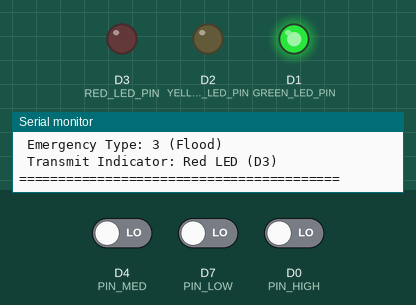
A sketch run on a simulated ESP8266 (NodeMCU). Parts: output pins drawn as LEDs (lit = HIGH), the last lines printed to the serial monitor. Dashed ring = blinking. The test bench sets the inputs (shaded band); at power-on: D0 (PIN_HIGH) LOW, D4 (PIN_MED) LOW, D7 (PIN_LOW) LOW.

Above: at 1.4 s.
1.5 s: D0 (PIN_HIGH) driven HIGH
5.7 s: D4 (PIN_MED) driven HIGH
9.2 s: D7 (PIN_LOW) driven HIGH
At 14.39 s:
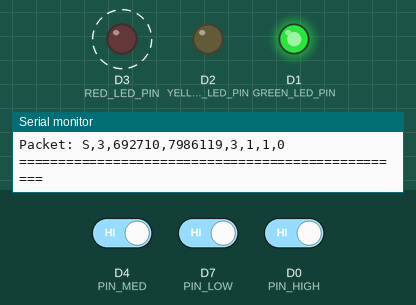
15.5 s: D0 (PIN_HIGH) driven LOW
Timing chart, 0 to 20.0 s (numbered marks = the images above; inputs shaded):
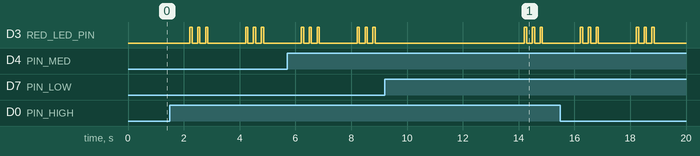

The sketch:

sensor.ino
```cpp
#include <LoRa.h>
#include <SoftwareSerial.h>

SoftwareSerial LoRa_rf(D5, D6);

// Status LEDs matching Ad-Hoc Node A2
#define GREEN_LED_PIN D1
#define YELLOW_LED_PIN D2
#define RED_LED_PIN D3


const int PIN_LOW  = D7;  // Transistor Q1 Collector (LOW water level ~25%)
const int PIN_MED  = D4;  // Transistor Q2 Collector (MED water level ~50%)
const int PIN_HIGH = D0;  // Transistor Q3 Collector (HIGH water level ~100%)


const int SENSOR_NODE_ID = 3; // Node ID within valid range [1..9]


const int32_t LAT_E5 = 692710;
const int32_t LON_E5 = 7986119;

// Emergency Type: 3 = Flood
const int EMERGENCY_TYPE = 3;

// Message Code: 1 = Need rescue
const int MESSAGE_CODE = 1;

// Sensor node is origin of SOS packet (Hop count = 0)
const int START_HOP_COUNT = 0;

// Timing variables
unsigned long lastSensorReadTime = 0;
const unsigned long SENSOR_READ_INTERVAL_MS = 2000; // Read sensors every 2s

unsigned long lastSosTransmissionTime = 0;
const unsigned long SOS_TRANSMIT_INTERVAL_MS = 5000; // Transmit SOS every 5s if alert

// Function declarations
int readWaterLevel();
int calculateDangerLevel(int waterLevelPercent);
String buildSosPacket(int dangerLevel);
void sendSosPacket(String packet);
void blinkStatusLed(uint8_t pin);

void setup() {
  Serial.begin(9600);
  LoRa_rf.begin(9600);


  pinMode(PIN_LOW, INPUT);
  pinMode(PIN_MED, INPUT);
  pinMode(PIN_HIGH, INPUT);


  pinMode(GREEN_LED_PIN, OUTPUT);
  pinMode(YELLOW_LED_PIN, OUTPUT);
  pinMode(RED_LED_PIN, OUTPUT);


  digitalWrite(GREEN_LED_PIN, HIGH);
  digitalWrite(YELLOW_LED_PIN, LOW);
  digitalWrite(RED_LED_PIN, LOW);

  Serial.println();
  Serial.println("=========================================");
  Serial.println(" BeaconMe Sensor Node Initialized ");
  Serial.print(" Node ID: ");
  Serial.println(SENSOR_NODE_ID);
  Serial.println(" Hardware: NodeMCU + LoRa + DIY Water Level Sensor");
  Serial.println(" Sensor Pins: D7(LOW) D4(MED) D0(HIGH)");
  Serial.println(" Emergency Type: 3 (Flood)");
  Serial.println(" Transmit Indicator: Red LED (D3)");
  Serial.println("=========================================");
}

void loop() {
  unsigned long currentMillis = millis();

  if (currentMillis - lastSensorReadTime >= SENSOR_READ_INTERVAL_MS) {
    lastSensorReadTime = currentMillis;

    int waterLevelPercent = readWaterLevel();
    int dangerLevel = calculateDangerLevel(waterLevelPercent);

    Serial.println("-----------------------------------------");
    Serial.print("Water Level: ");
    Serial.print(waterLevelPercent);
    Serial.print("% - ");

    switch (waterLevelPercent) {
    case 100:
      Serial.println("FULL [HIGH Level Reached]");
      break;
    case 50:
      Serial.println("MEDIUM [MED Level Reached]");
      break;
    case 25:
      Serial.println("LOW [LOW Level Reached]");
      break;
    default:
      Serial.println("EMPTY [No Water Detected]");
      break;
    }

    Serial.print("Calculated Danger Level: ");
    Serial.print(dangerLevel);
    switch (dangerLevel) {
    case 1:
      Serial.println(" (1 - Low)");
      break;
    case 2:
      Serial.println(" (2 - Moderate)");
      break;
    case 3:
      Serial.println(" (3 - Serious)");
      break;
    case 4:
      Serial.println(" (4 - High)");
      break;
    case 5:
      Serial.println(" (5 - Critical)");
      break;
    default:
      Serial.println(" (Unknown)");
      break;
    }

    // Transmit SOS packet if water/danger is detected or periodically
    if (dangerLevel > 1 ||
        (currentMillis - lastSosTransmissionTime >= SOS_TRANSMIT_INTERVAL_MS)) {
      lastSosTransmissionTime = currentMillis;
      String sosPacket = buildSosPacket(dangerLevel);
      sendSosPacket(sosPacket);
    }
  }
}


int readWaterLevel() {
  bool isLowReached  = (digitalRead(PIN_LOW)  == LOW);
  bool isMedReached  = (digitalRead(PIN_MED)  == LOW);
  bool isHighReached = (digitalRead(PIN_HIGH) == LOW);

  if (isHighReached) {
    return 100;  // FULL
  } else if (isMedReached) {
    return 50;   // MEDIUM
  } else if (isLowReached) {
    return 25;   // LOW
  } else {
    return 0;    // EMPTY
  }
}

/**
 * Maps water level percentage to Danger Level (1 to 5).
 *   0%  (EMPTY)  -> 1 (Low / Safe)
 *  25%  (LOW)    -> 2 (Moderate - water rising)
 *  50%  (MEDIUM) -> 3 (Serious - significant water level)
 * 100%  (FULL)   -> 5 (Critical - flood emergency)
 */
int calculateDangerLevel(int waterLevelPercent) {
  switch (waterLevelPercent) {
  case 100:
    return 5;  // Critical
  case 50:
    return 3;  // Serious
  case 25:
    return 2;  // Moderate
  default:
    return 1;  // Low / Safe
  }
}

/**
 * Constructs 8-field CSV BeaconMe SOS Packet:
 * S,node_id,latE5,lonE5,emergency_type,message_code,danger_level,hop_count
 */
String buildSosPacket(int dangerLevel) {
  String packet = "";
  packet += "S";
  packet += ",";
  packet += String(SENSOR_NODE_ID);
  packet += ",";
  packet += String(LAT_E5);
  packet += ",";
  packet += String(LON_E5);
  packet += ",";
  packet += String(EMERGENCY_TYPE);
  packet += ",";
  packet += String(MESSAGE_CODE);
  packet += ",";
  packet += String(dangerLevel);
  packet += ",";
  packet += String(START_HOP_COUNT);

  return packet;
}


void blinkStatusLed(uint8_t pin) {
  digitalWrite(pin, HIGH);
  delay(80);
  digitalWrite(pin, LOW);
}


void sendSosPacket(String packet) {
  Serial.println("========== SENSOR NODE SOS TRANSMISSION ==========");
  Serial.print("Packet: ");
  Serial.println(packet);
  Serial.println("==================================================");

  // Repeat transmission 3 times for link reliability
  for (int i = 0; i < 3; i++) {
    LoRa_rf.println(packet);
    blinkStatusLed(RED_LED_PIN);
    delay(200);
  }
}
```
